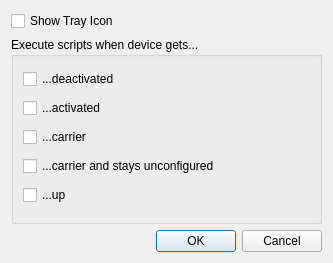
<ui version="4.0" >
 <class>devconf</class>
 <widget class="QDialog" name="devconf" >
  <property name="geometry" >
   <rect>
    <x>0</x>
    <y>0</y>
    <width>333</width>
    <height>263</height>
   </rect>
  </property>
  <property name="windowTitle" >
   <string>Device Settings</string>
  </property>
  <layout class="QVBoxLayout" >
   <item>
    <widget class="QCheckBox" name="showIconCheck" >
     <property name="text" >
      <string>Show Tray Icon</string>
     </property>
    </widget>
   </item>
   <item>
    <widget class="QGroupBox" name="scriptBox" >
     <property name="title" >
      <string>Execute scripts when device gets...</string>
     </property>
     <layout class="QVBoxLayout" >
      <item>
       <widget class="QCheckBox" name="deactivatedCheck" >
        <property name="text" >
         <string>...deactivated</string>
        </property>
       </widget>
      </item>
      <item>
       <widget class="QCheckBox" name="activatedCheck" >
        <property name="text" >
         <string>...activated</string>
        </property>
       </widget>
      </item>
      <item>
       <widget class="QCheckBox" name="carrierCheck" >
        <property name="text" >
         <string>...carrier</string>
        </property>
       </widget>
      </item>
      <item>
       <widget class="QCheckBox" name="unconfiguredCheck" >
        <property name="text" >
         <string>...carrier and stays unconfigured</string>
        </property>
       </widget>
      </item>
      <item>
       <widget class="QCheckBox" name="upCheck" >
        <property name="text" >
         <string>...up</string>
        </property>
       </widget>
      </item>
     </layout>
    </widget>
   </item>
   <item>
    <widget class="QDialogButtonBox" name="buttonBox" >
     <property name="orientation" >
      <enum>Qt::Horizontal</enum>
     </property>
     <property name="standardButtons" >
      <set>QDialogButtonBox::Cancel|QDialogButtonBox::NoButton|QDialogButtonBox::Ok</set>
     </property>
    </widget>
   </item>
  </layout>
 </widget>
 <tabstops>
  <tabstop>showIconCheck</tabstop>
  <tabstop>deactivatedCheck</tabstop>
  <tabstop>activatedCheck</tabstop>
  <tabstop>carrierCheck</tabstop>
  <tabstop>unconfiguredCheck</tabstop>
  <tabstop>upCheck</tabstop>
  <tabstop>buttonBox</tabstop>
 </tabstops>
 <resources/>
 <connections>
  <connection>
   <sender>buttonBox</sender>
   <signal>accepted()</signal>
   <receiver>devconf</receiver>
   <slot>accept()</slot>
   <hints>
    <hint type="sourcelabel" >
     <x>248</x>
     <y>282</y>
    </hint>
    <hint type="destinationlabel" >
     <x>157</x>
     <y>274</y>
    </hint>
   </hints>
  </connection>
  <connection>
   <sender>buttonBox</sender>
   <signal>rejected()</signal>
   <receiver>devconf</receiver>
   <slot>reject()</slot>
   <hints>
    <hint type="sourcelabel" >
     <x>258</x>
     <y>278</y>
    </hint>
    <hint type="destinationlabel" >
     <x>267</x>
     <y>274</y>
    </hint>
   </hints>
  </connection>
 </connections>
</ui>
